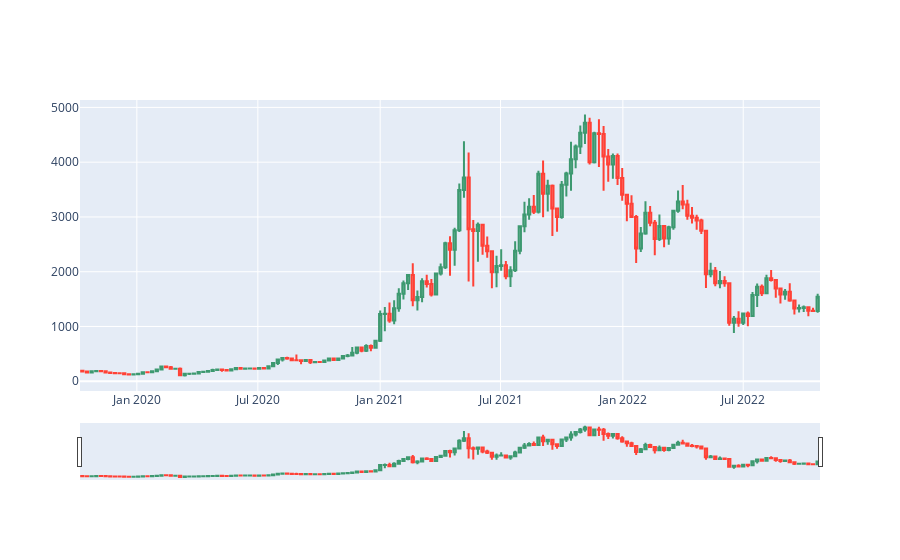
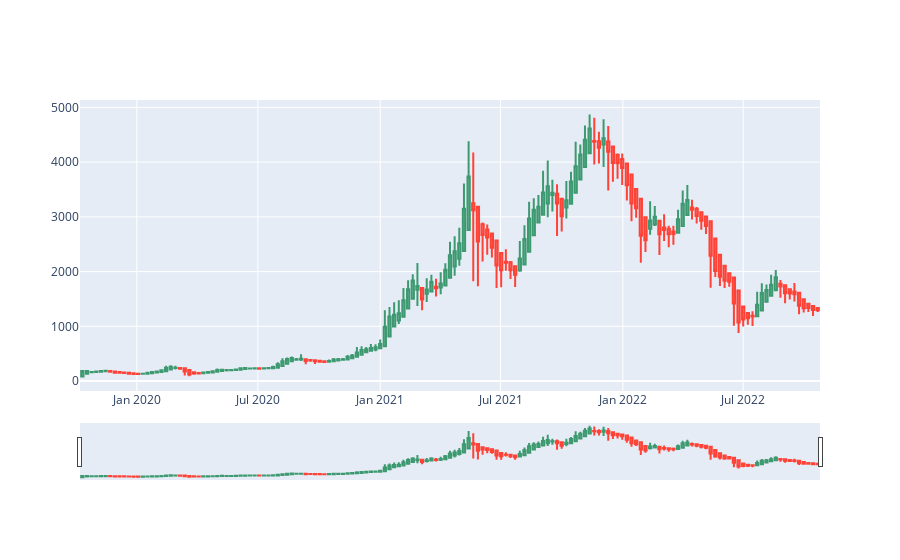

Notebook source saved alongside these figures, in order:
### Code cell
result = []
for i in range(7):
    weekly_candles_offset=price.get_price_data('1w',data=crypto, offset=3)
    longs, shorts, outcome, profit, final_equity, equity_curve, fig, fig2 = single_test(weekly_candles_offset)
    # fig.add_vline(x=longs[0], line_width=3, line_dash="dash", line_color="green")
    result.append((i,final_equity))
fig.show()
fig2.show()
result

### Figure 1 — Plotly figure (JSON) as saved in the notebook; plotly's stock layout.template omitted (floating-point values rounded to 4 significant figures; data arrays with more than 128 entries replaced by an {"elided": "..."} marker saying what was removed)
{"data": [{"close": {"elided": "159 float values"}, "high": {"elided": "159 float values"}, "low": {"elided": "159 float values"}, "open": {"elided": "159 float values"}, "type": "candlestick", "x": {"elided": "159 str values"}}], "layout": {}}

### Figure 2 — Plotly figure (JSON) as saved in the notebook; plotly's stock layout.template omitted (floating-point values rounded to 4 significant figures; data arrays with more than 128 entries replaced by an {"elided": "..."} marker saying what was removed)
{"data": [{"close": {"elided": "159 float values"}, "high": {"elided": "159 float values"}, "low": {"elided": "159 float values"}, "open": {"elided": "159 float values"}, "type": "candlestick", "x": {"elided": "159 str values"}}], "layout": {}}
